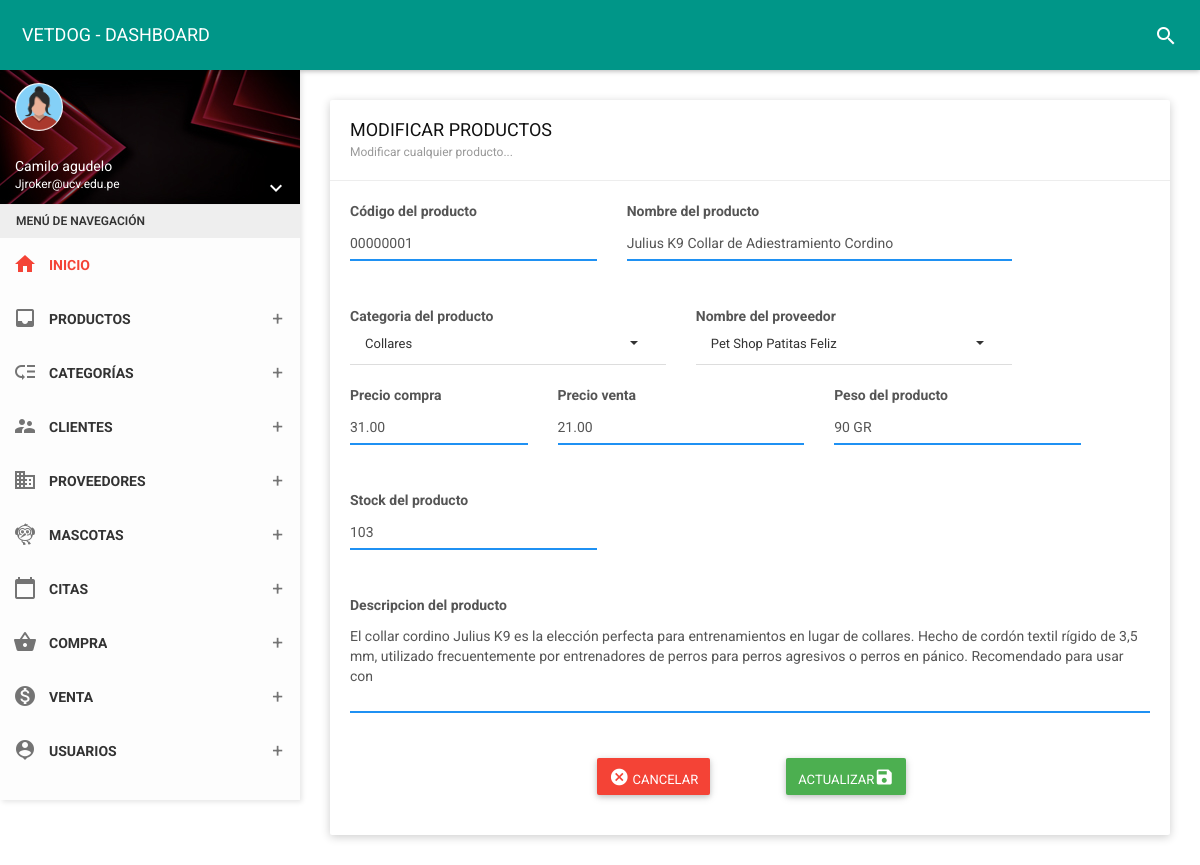
The app's page /vista/productos/edit?id=1 (signed in) with its own data.
### tables this page shows
CREATE TABLE `products` (
  `id_prod` int(11) NOT NULL,
  `codigo` char(14) NOT NULL,
  `id_cate` int(11) NOT NULL,
  `foto` varchar(255) NOT NULL,
  `nompro` varchar(100) NOT NULL,
  `peso` char(5) NOT NULL,
  `id_prove` int(11) NOT NULL,
  `descp` varchar(255) NOT NULL,
  `preciC` decimal(10,2) NOT NULL,
  `precV` decimal(10,2) NOT NULL,
  `stock` char(4) NOT NULL,
  `estado` char(1) NOT NULL,
  `fere` timestamp NOT NULL DEFAULT current_timestamp() ON UPDATE current_timestamp()
);

CREATE TABLE `category` (
  `id_cate` int(11) NOT NULL,
  `nomcate` varchar(50) NOT NULL,
  `estado` char(1) NOT NULL,
  `fere` timestamp NOT NULL DEFAULT current_timestamp() ON UPDATE current_timestamp()
);

CREATE TABLE `supplier` (
  `id_prove` int(11) NOT NULL,
  `nomprove` varchar(255) NOT NULL,
  `ruc` char(14) NOT NULL,
  `direcc` varchar(200) NOT NULL,
  `pais` varchar(50) NOT NULL,
  `tele` char(12) NOT NULL,
  `corre` varchar(35) NOT NULL,
  `estado` char(1) NOT NULL,
  `fere` timestamp NOT NULL DEFAULT current_timestamp() ON UPDATE current_timestamp()
);

### vista/productos/edit.php (the view, shortened to what this page needs)
<!DOCTYPE html>
<html>
<head>
    <link href="../../assets/plugins/bootstrap-select/css/bootstrap-select.css" rel="stylesheet" />
    <link href="../../assets/plugins/bootstrap/css/bootstrap.css" rel="stylesheet">
    <link href="../../assets/plugins/node-waves/waves.css" rel="stylesheet" />
    <link href="../../assets/plugins/animate-css/animate.css" rel="stylesheet" />
    <link href="../../css/style.css" rel="stylesheet">
    <link href="../../assets/css/themes/all-themes.css" rel="stylesheet" />
    <link rel="stylesheet" href="https://cdnjs.cloudflare.com/ajax/libs/limonte-sweetalert2/11.1.9/sweetalert2.min.css" />
</head>
<body class="theme-red">
    <nav class="navbar">
        <div class="container-fluid">
            <div class="navbar-header">
                <a class="navbar-brand" href="../panel-admin/administrador"> VETDOG - DASHBOARD </a>
            </div>
            <div class="collapse navbar-collapse" id="navbar-collapse">
                <ul class="nav navbar-nav navbar-right">
                    <li><a href="javascript:void(0);" class="js-search" data-close="true"><i class="material-icons">search</i></a></li>
                </ul>
            </div>
        </div>
    </nav>
    <?php include_once __DIR__ . '../../menu.php'; ?>
    <section class="content">
        <div class="container-fluid">
            <div class="row clearfix">
                <div class="col-lg-12 col-md-12 col-sm-12 col-xs-12">
                    <div class="card">
                        <div class="header">
                            <h2>
                                MODIFICAR PRODUCTOS
                                <small>Modificar cualquier producto...</small>
                            </h2>
                        </div>
                        <div class="body">
                            <?php
                            $db = new Database();
                            $con = $db->getMysqli();
                            $id = $_GET['id'];
                            $sql = "SELECT products.id_prod, products.codigo, category.id_cate, category.nomcate, products.foto, products.nompro, products.peso, supplier.id_prove, supplier.nomprove, supplier.ruc, supplier.direcc, supplier.tele, supplier.pais, supplier.corre,products.descp, products.preciC, products.precV, products.stock, products.estado, products.fere FROM products INNER JOIN category ON products.id_cate =category.id_cate INNER JOIN supplier ON products.id_prove = supplier.id_prove  WHERE id_prod= '$id'";
                            $query  = $con->query($sql);
                            $data =  array();
                            if ($query) {
                                while ($r = $query->fetch_object()) {
                                    $data[] = $r;
                                }
                            }
                            ?>
                            <?php if (count($data) > 0) : ?>
                                <?php foreach ($data as $d) : ?>
                                    <form method="POST" autocomplete="off" action="../../folder/productos?id=<?php echo $d->id_prod; ?>">
                                        <div class="row clearfix">
                                            <div class="col-sm-4">
                                                <label class="control-label">Código del producto</label>
                                                <div class="form-group">
                                                    <div class="form-line">
                                                        <input type="text" name="codigo" value="<?php echo $d->codigo; ?>" onKeypress="if (event.keyCode < 45 || event.keyCode > 57) event.returnValue = false;" maxlength="8" required class="form-control" placeholder="Código del producto..." />
                                                    </div>
                                                </div>
                                            </div>
                                            <div class="col-sm-6">
                                                <label class="control-label">Nombre del producto</label>
                                                <div class="form-group">
                                                    <div class="form-line">
                                                        <input type="text" name="nompro" value="<?php echo $d->nompro; ?>" required class="form-control" placeholder="Nombre del producto..." />
                                                    </div>
                                                </div>
                                            </div>
                                            <div class="col-sm-5">
                                                <label class="control-label">Categoria del producto</label>
                                                <select class="form-control show-tick" name="id_cate">
                                                    <option value="<?php echo $d->id_cate; ?>"><?php echo $d->nomcate; ?></option>
                                                </select>
                                            </div>
                                            <div class="col-sm-5">
                                                <label class="control-label">Nombre del proveedor</label>
                                                <select class="form-control show-tick" name="id_prove">
                                                    <option value="<?php echo $d->id_prove; ?>"><?php echo $d->nomprove; ?></option>
                                                </select>
                                            </div>
                                            <div class="col-sm-3">
                                                <label class="control-label">Precio compra</label>
                                                <div class="form-group">
                                                    <div class="form-line">
                                                        <input type="text" value="<?php echo $d->preciC; ?>" name="preciC" onKeypress="if (event.keyCode < 45 || event.keyCode > 57) event.returnValue = false;" required class="form-control" placeholder="Precio compra..." />
                                                    </div>
                                                </div>
                                            </div>
                                            <div class="col-sm-4">
                                                <label class="control-label">Precio venta</label>
                                                <div class="form-group">
                                                    <div class="form-line">
                                                        <input type="text" name="precV" value="<?php echo $d->precV; ?>" onKeypress="if (event.keyCode < 45 || event.keyCode > 57) event.returnValue = false;" required class="form-control" placeholder="Precio venta..." />
                                                    </div>
                                                </div>
                                            </div>
                                            <div class="col-sm-4">
                                                <label class="control-label">Peso del producto</label>
                                                <div class="form-group">
                                                    <div class="form-line">
                                                        <input type="text" value="<?php echo $d->peso; ?>" name="peso" maxlength="5" required class="form-control" placeholder="Peso..." />
                                                    </div>
                                                </div>
                                            </div>
                                            <div class="col-sm-4">
                                                <label class="control-label">Stock del producto</label>
                                                <div class="form-group">
                                                    <div class="form-line">
                                                        <input type="text" value="<?php echo $d->stock; ?>" maxlength="2" onKeypress="if (event.keyCode < 45 || event.keyCode > 57) event.returnValue  = false;" name="stock" required class="form-control" placeholder="Stock..." />
                                                    </div>
                                                </div>
                                            </div>
                                            <div class="col-sm-12">
                                                <label class="control-label">Descripcion del producto</label>
                                                <div class="form-group">
                                                    <div class="form-line">
                                                        <textarea rows="4" name="descp" value="<?php echo $d->descp; ?>" class="form-control no-resize" placeholder="Descripcion..."><?php echo $d->descp; ?></textarea>
                                                    </div>
                                                </div>
                                            </div>
                                        </div>
                                        <div class="container-fluid" align="center">
                                            <div class="col-xs-12 col-sm-6 col-md-4 col-lg-3">
                                            </div>
                                            <div class="col-xs-12 col-sm-6 col-md-4 col-lg-3">
                                                <a type="button" href="../../folder/productos" class="btn bg-red"><i class="material-icons">cancel</i> CANCELAR </a>
                                            </div>
                                            <div class="col-xs-12 col-sm-6 col-md-4 col-lg-3">
                                                <button class="btn bg-green" name="update">ACTUALIZAR<i class="material-icons">save</i></button>
                                            </div>
                                        </div>
                                    </form>
                        </div>
                    <?php endforeach; ?>
                <?php else : ?>
                    <span class="px-2 py-1 font-semibold leading-tight text-red-700 bg-red-100 rounded-full dark:text-red-100 dark:bg-red-700">
                        No hay datos
                    </span>
                <?php endif; ?>
                    </div>
                </div>
            </div>
        </div>
    </section>
</body>
</html>

### assets/css/themes/all-themes.css (style rules this page uses)
.theme-red .navbar-brand { color: #fff; }
.theme-red .nav > li > a { color: #fff; }

### records on screen
products: codigo "00000001", nompro "Julius K9 Collar de Adiestramiento Cordino", id_cate.nomcate "Collares", id_prove.nomprove "Pet Shop Patitas Feliz", preciC "31.00", precV "21.00", peso "90 GR", stock "103", descp "El collar cordino Julius K9 es la elección perfecta para entrenamientos en lugar de collares. Hecho de cordón textil rígido de 3,5 mm, utilizado frecuentemente por entrenadores de perros para perros agresivos o perros en pánico. Recomendado para usar con"

### other values on screen
$_SESSION['nombre'] "Camilo agudelo"
$_SESSION['correo'] "Jjroker@ucv.edu.pe"
